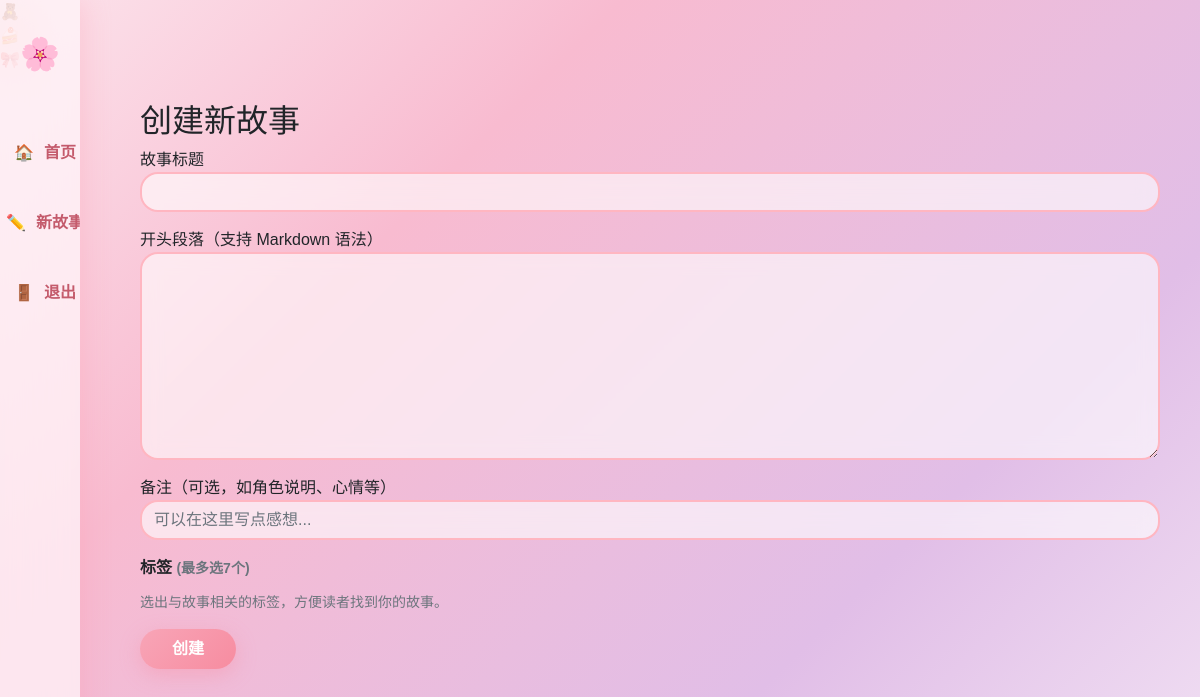
Before: /story/create (signed in) with the older database file.
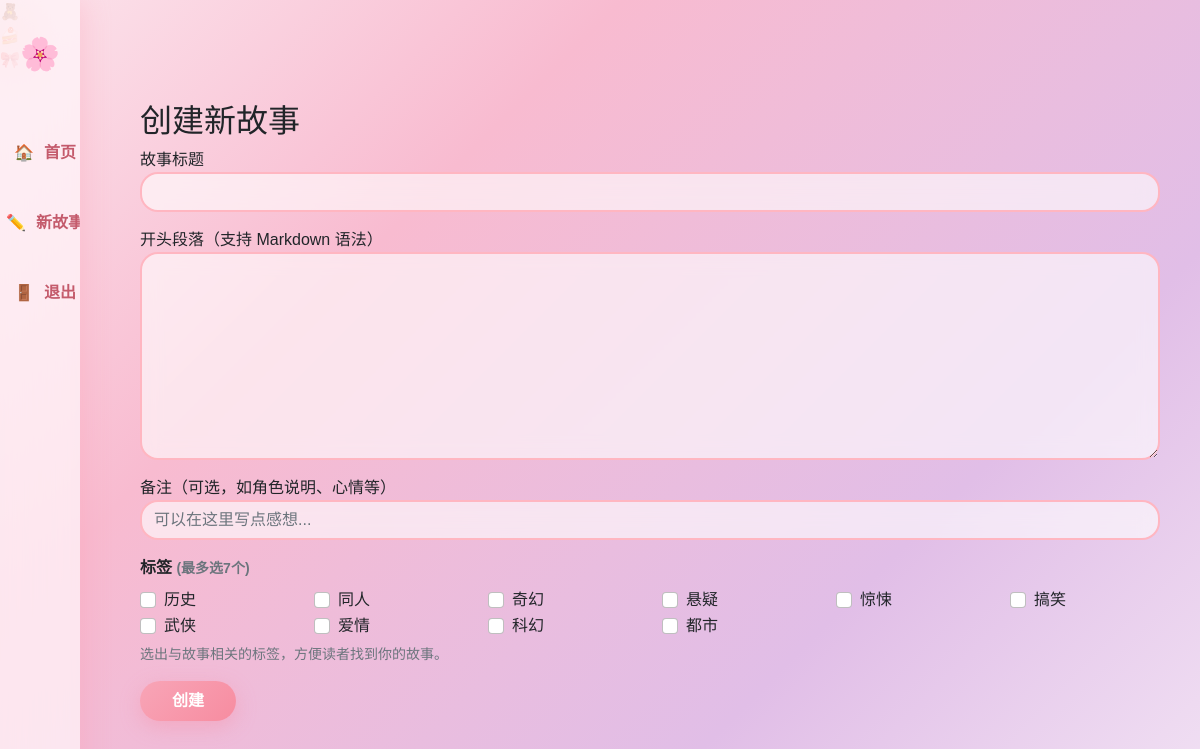
After: the same page with the newer database file.
### models.py (models this page shows)
class Tag(db.Model):
    id = db.Column(db.Integer, primary_key=True)
    name = db.Column(db.String(50), unique=True, nullable=False)

### app.py (the view, shortened to what this page needs)
@app.route('/story/create', methods=['GET', 'POST'])
@login_required
def create_story():
    all_tags = Tag.query.order_by(Tag.name).all()
    return render_page('create_story.html', 'create_story_content.html', all_tags=all_tags)

### app.py (called while the page is built)
@login_manager.user_loader
def load_user(user_id):
    return User.query.get(int(user_id))

def render_page(full_template, content_template, **kwargs):
    if request.headers.get('HX-Request'):
        return render_template(content_template, **kwargs)
    return render_template(full_template, **kwargs)

### templates/create_story.html
{% extends "base.html" %}
{% block content %}
<h2>创建新故事</h2>
<form method="POST" hx-post="/story/create" hx-target="#main-content" hx-swap="innerHTML">
  <div class="mb-3">
    <label>故事标题</label>
    <input name="title" class="form-control" required>
  </div>
  <div class="mb-3">
    <label>开头段落（支持 Markdown 语法）</label>
    <textarea name="content" class="form-control" rows="8" required></textarea>
  </div>
  <div class="mb-3">
    <label>备注（可选，如角色说明、心情等）</label>
    <input type="text" name="note" class="form-control" placeholder="可以在这里写点感想...">
  </div>
  <div class="mb-3">
    <label class="form-label fw-semibold">标签 <small class="text-muted">(最多选7个)</small></label>
    <div class="row">
      {% for tag in all_tags %}
        <div class="col-4 col-md-3 col-lg-2">
          <div class="form-check">
            <input class="form-check-input" type="checkbox" name="tags" value="{{ tag.id }}" id="tag{{ tag.id }}">
            <label class="form-check-label" for="tag{{ tag.id }}">{{ tag.name }}</label>
          </div>
        </div>
      {% endfor %}
    </div>
    <div class="form-text">选出与故事相关的标签，方便读者找到你的故事。</div>
  </div>
  <button type="submit" class="btn btn-primary">创建</button>
</form>
{% endblock %}

### templates/base.html (shortened to what this page needs)
<!DOCTYPE html>
<html lang="zh">
<head>
    <link href="https://cdn.bootcdn.net/ajax/libs/twitter-bootstrap/5.2.0/css/bootstrap.min.css" rel="stylesheet">
    <link rel="stylesheet" href="https://cdnjs.cloudflare.com/ajax/libs/animate.css/4.1.1/animate.min.css"/>
</head>
<body>
    <div class="floating-emoji" style="top: 15%; right: 5%;">🧸</div>
    <div class="floating-emoji" style="top: 70%; left: 5%;">🍰</div>
    <div class="floating-emoji" style="bottom: 15%; right: 10%;">🎀</div>
    <div class="sidenav">
        <div class="brand">🌸</div>
        <a href="/" hx-get="/" hx-target="#main-content" hx-push-url="true" hx-swap="innerHTML"><span>🏠</span> <span>首页</span></a>
        {% if current_user.is_authenticated %}
            <a href="/story/create" hx-get="/story/create" hx-target="#main-content" hx-push-url="true" hx-swap="innerHTML"><span>✏️</span> <span>新故事</span></a>
            <a href="/logout"><span>🚪</span> <span>退出</span></a>
        {% else %}
            <a href="/login" hx-get="/login" hx-target="#main-content" hx-push-url="true" hx-swap="innerHTML"><span>🔑</span> <span>登录</span></a>
            <a href="/register" hx-get="/register" hx-target="#main-content" hx-push-url="true" hx-swap="innerHTML"><span>✨</span> <span>注册</span></a>
        {% endif %}
    </div>
    <div class="main-content" id="main-content">
        {% block content %}{% endblock %}
    </div>
</body>
</html>

### templates/base.html (style rules this page uses)
:root { --pink-100: #fff0f5; --pink-200: #ffe4ec; --pink-300: #ffb6c1; --pink-400: #ff8da1; --purple-100: #f3e8ff; --purple-200: #e9d5ff; --shadow-soft: 0 8px 30px rgba(255, 182, 193, 0.3); --shadow-hover: 0 15px 45px rgba(255, 130, 160, 0.45); --radius-lg: 28px; --radius-md: 18px; }
* { margin: 0; padding: 0; box-sizing: border-box; }
body { font-family: "Nunito", "PingFang SC", "Microsoft YaHei", sans-serif; background: linear-gradient(135deg, #fce4ec 0%, #f8bbd0 30%, #e1bee7 70%, #f3e5f5 100%); background-attachment: fixed; min-height: 100vh; overflow-x: hidden; }
.sidenav { position: fixed; left: 0; top: 0; height: 100%; width: 80px; background: rgba(255, 245, 248, 0.75); backdrop-filter: blur(25px); box-shadow: 4px 0 25px rgba(255, 150, 170, 0.3); display: flex; flex-direction: column; align-items: center; padding-top: 30px; z-index: 999; transition: width 0.3s ease; }
.sidenav a, .sidenav .nav-item { width: 100%; display: flex; align-items: center; justify-content: center; padding: 15px 0; color: #c45b6c; text-decoration: none; font-weight: 700; border-radius: 0 30px 30px 0; margin: 8px 0; transition: all 0.25s cubic-bezier(0.34, 1.56, 0.64, 1); white-space: nowrap; overflow: hidden; position: relative; }
.sidenav .brand { font-size: 2rem; margin-bottom: 40px; font-weight: 800; color: #d47a8c; animation: float 3s ease-in-out infinite; }
.main-content { margin-left: 100px; padding: 30px 40px; position: relative; z-index: 1; min-height: 100vh; animation: fadeInUp 0.6s ease; }
.btn { border-radius: 40px; font-weight: 700; padding: 0.5rem 2rem; position: relative; overflow: hidden; transition: all 0.2s; }
.btn-primary { background: linear-gradient(135deg, #f8a5b7, #f78ca0); border: none; color: white; box-shadow: 0 6px 20px rgba(248, 140, 160, 0.4); }
textarea.form-control, input.form-control { border-radius: var(--radius-md); border: 2px solid #ffb6c1; background: rgba(255, 255, 255, 0.6); backdrop-filter: blur(10px); transition: all 0.3s; }

Changed rows visible on the page:
added Tag: name "历史"
added Tag: name "同人"
added Tag: name "奇幻"
added Tag: name "悬疑"
added Tag: name "惊悚"
added Tag: name "搞笑"
added Tag: name "武侠"
added Tag: name "爱情"
added Tag: name "科幻"
added Tag: name "都市"
